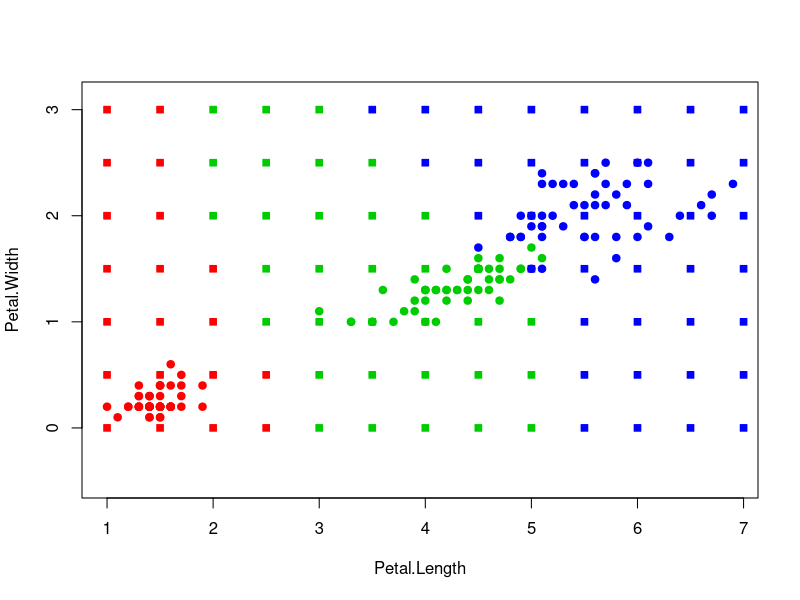

Reproduce this figure in R.
sortObjectsByDist = function(xl, z){
  
  l = dim(xl)[1];
  n = dim(xl)[2]-1;
  
  distances = matrix(NA, l, 2);
  
  for (i in 1:l){
    distances[i, ] = c(i, sqrt(sum((xl[i, 1:n] - z)^2)));
  }
  
  orderedXl = xl[order(distances[, 2]), ];
  return (orderedXl);
}

k1NN = function(xl, z){
  orderedXl = sortObjectsByDist(xl, z);
  
  class = orderedXl[1,3];
  
  return (c(class))
}


xl = iris[,3:5];

colors <- c("1" = "red", "2" = "green3", "3" = "blue")
plot(iris[, 3:4], pch = 21, bg = colors[iris$Species], col = colors[iris$Species], asp = 1)

x = 1;
y = 0;

while(x <= 7){
  while(y <= 3){
    class <- k1NN(xl, c(x,y));
    points(x, y, pch = 22, bg = colors[class], col = colors[class], asp = 1);
    
    y = y + 0.5;
  }
  y = 0;
  x = x + 0.5;
}
